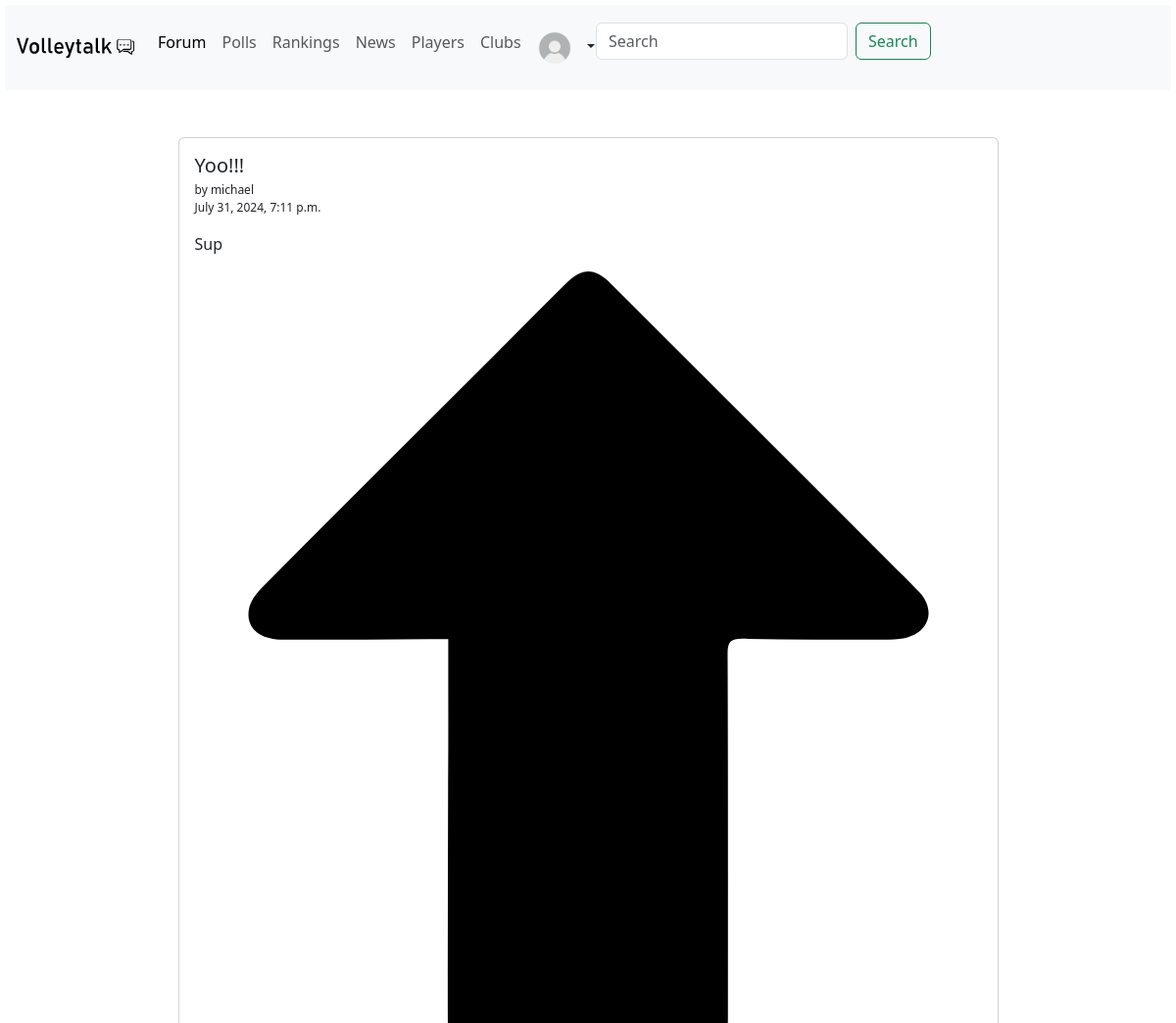
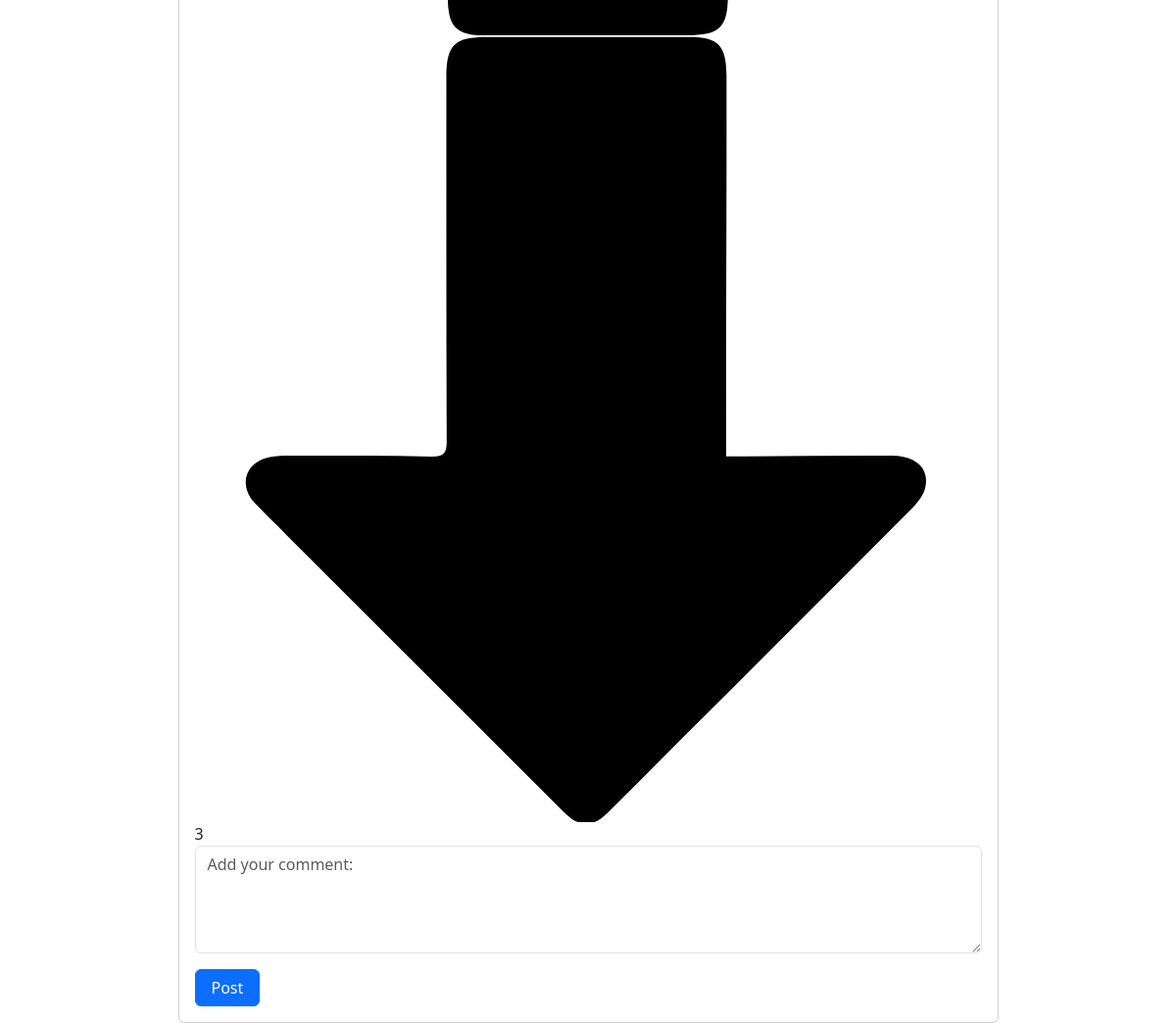
/post/1, run on the app's committed database (2 pictures, top to bottom).
### forum/models.py (models this page shows)
class Post(models.Model):
    author = models.ForeignKey(settings.AUTH_USER_MODEL, on_delete=models.CASCADE)
    title = models.CharField(max_length=150)
    body = models.CharField(max_length=700, null=False)
    likes = models.ManyToManyField(User, related_name='likes', blank=True)
    post_date = models.DateTimeField(auto_now_add=True)
    def __str__(self):
        return self.title

### forum/views.py (the view)
# urls.py: path('post/<int:id>', views.post, name='post')
def post(request, id):
    post = Post.objects.get(id=id)
    if request.method == 'POST':
        form = CommentForm(request.POST)
        if form.is_valid():
            comment = form.save(commit=False)
            comment.author = request.user
            comment.post = post
            form.save()
        return render(request, 'post.html', {'post': post})
    else:
        return render(request, 'post.html', {'post': post})

### forum/templates/post.html (shortened to what this page needs)
{% extends 'base.html' %} {% block title %} Volleytalk | Forum {% endblock %} {% block content %}
<div class="card mt-5 w-75 mx-auto">
  <div class="card-body">
    <h5 class="card-title">{{ post }}</h5>
    <p class="card-subtitle" style="font-size: 12px">by {{ post.author }}</p>
    <p style="font-size: 12px">{{ post.post_date }}</p>
    <p class="card-text">{{ post.body }}</p>
    <div class="likes">
      <img class="like-button" src="../static/imgs/up-arrow.svg" />
      <img class='like-button' src="../static/imgs/down-arrow.svg"/>{{ post.likes.count }}
    </div>
    <form method="post" action='{% url "post" id=post.id %}'>
      <div>
        <textarea
          placeholder="Add your comment: "
          class="form-control mb-3"
          id="body"
          aria-describedby="emailHelp"
          name="body"
          rows="4"
        ></textarea>
        <button class="btn btn-primary px-3">Post</button>
      </div>
    </form>
  </div>
  {% endblock %}

### data on the page
Post: title "Yoo!!!", author "michael", post_date "July 31, 2024, 7:11 p.m.", body "Sup", likes.count "3"
